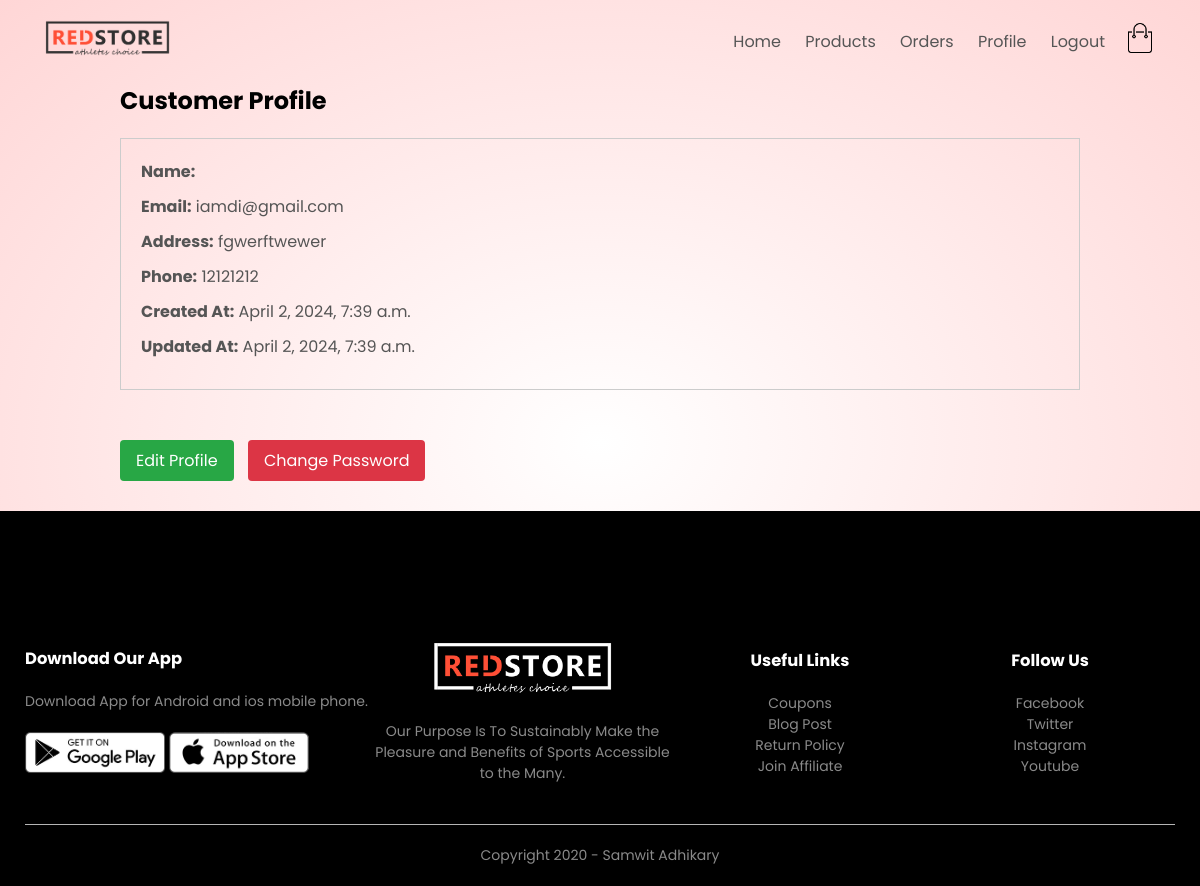
The page /profile/ (signed in) on the database its author committed.
### customers/models.py (models this page shows, shortened)
class Customer(models.Model):
    LIVE=1
    DELETE=0
    DELETE_CHOICES=((LIVE,'Live'),(DELETE,'Delete'))
    name=models.CharField(max_length=200)
    address=models.TextField()
    user=models.OneToOneField(User,on_delete=models.CASCADE,related_name='Customer_profile')
    phone=models.IntegerField()
    delete_status = models.IntegerField(choices=DELETE_CHOICES, default=LIVE)
    created_at=models.DateTimeField(auto_now_add=True)
    updated_at=models.DateTimeField(auto_now=True)

### customers/views.py (the view)
# urls.py: path('profile/', views.profile, name='profile'),
@login_required(login_url='account')
def profile(request):
    user = request.user
    customer = user.Customer_profile
    return render(request, 'web/profile.html', {'customer': customer})

### templates/web/profile.html (shortened to what this page needs)
{% extends 'web/base.html' %}
{% load static %}
{% block content %}
  <div class="profile-container">
    <h2>Customer Profile</h2>
    <div class="profile-details">
      <p><strong>Name:</strong> {{ customer.name }}</p>
      <p><strong>Email:</strong> {{ customer.user.email }}</p>
      <p><strong>Address:</strong> {{ customer.address }}</p>
      <p><strong>Phone:</strong> {{ customer.phone }}</p>
      <p><strong>Created At:</strong> {{ customer.created_at }}</p>
      <p><strong>Updated At:</strong> {{ customer.updated_at }}</p>
    </div>
    <div class="btn-container">
      <a href="" class="btn edit">Edit Profile</a>
      <a href="" class="btn change-password">Change Password</a>
    </div>
  </div>
{% endblock %}

### static/web/css/style.css (style rules this page uses)
* { margin: 0; padding: 0; box-sizing: border-box; }
body { font-family: 'Poppins', sans-serif; }
a { text-decoration: none; color: #555; }
p { color: #555; }
.btn { display: inline-block; background: #ff523b; color: white; padding: 8px 30px; margin: 30px 0; border-radius: 30px; transition: background 0.5s; }

### templates/web/profile.html (style rules this page uses)
.profile-container { width: 80%; margin: 0 auto; }
.profile-details { margin-top: 20px; border: 1px solid #ccc; padding: 20px; }
.profile-details p { margin-bottom: 10px; }
.profile-details strong { font-weight: bold; }
.btn-container { margin-top: 20px; }
.btn { display: inline-block; padding: 8px 16px; background-color: #007bff; color: #fff; text-decoration: none; border: none; border-radius: 4px; cursor: pointer; }
.btn.edit { background-color: #28a745; }
.btn.change-password { background-color: #dc3545; margin-left: 10px; }

### rows shown on the page
Customer: user.email "iamdi@gmail.com", address "fgwerftwewer", phone "12121212", created_at "April 2, 2024, 7:39 a.m.", updated_at "April 2, 2024, 7:39 a.m."
